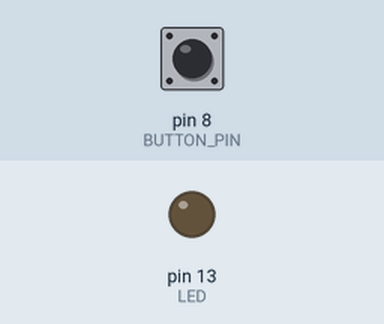
Bench run of a sketch on a simulated Arduino Uno, built with avr-gcc and run on an emulated ATmega328P. On the bench: output pins drawn as LEDs (lit = HIGH). The test bench sets the inputs (shaded band); at power-on: pin 8 (BUTTON_PIN) HIGH.

Above: at 1.2 s.
1.3 s: pin 8 (BUTTON_PIN) pulled LOW for 1 s
At 2.4 s:
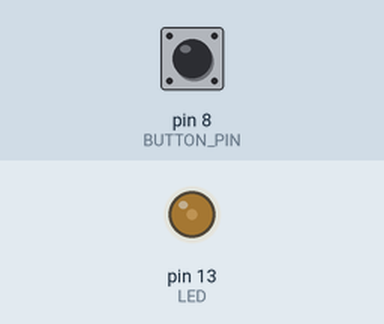
4.3 s: pin 8 (BUTTON_PIN) pulled LOW for 3.2 s
At 7.5 s:
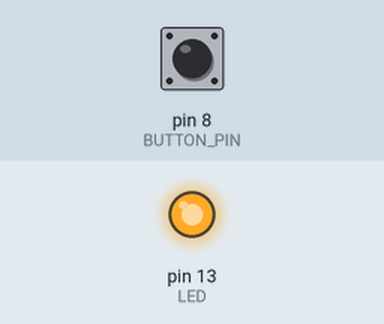
Timing chart, 0 to 9.0 s (numbered marks = the images above; inputs shaded):
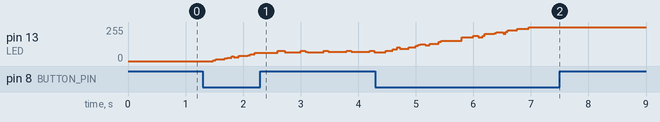

The sketch:

dimmer-with-button.ino
```cpp
#define LED 13
#define BUTTON_PIN 8
float lum = 0;

void setup() {
  pinMode(BUTTON_PIN, INPUT_PULLUP);
  pinMode(LED, OUTPUT);
}


void loop() {
  boolean btnDown = !digitalRead(BUTTON_PIN);

  // change brightness when button is pressed
  if (btnDown) {
    lum = lum + 0.1;
    if (lum > 20) {
      lum = lum - 0.1;
    }
  }


  // control the led
  digitalWrite(LED, HIGH);
  delay(lum);
  digitalWrite(LED, LOW);
  delay(20 - lum);
}
```
